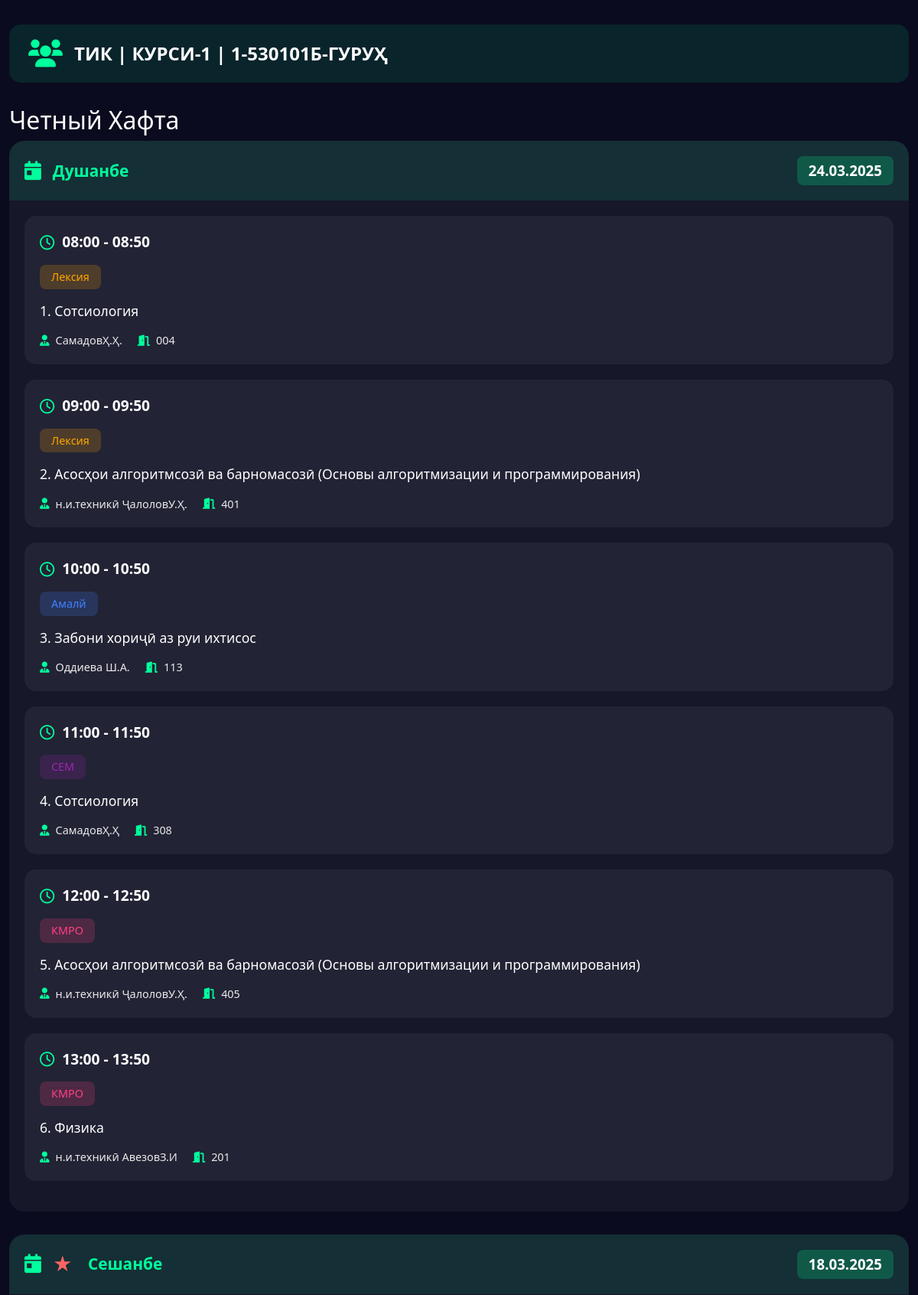
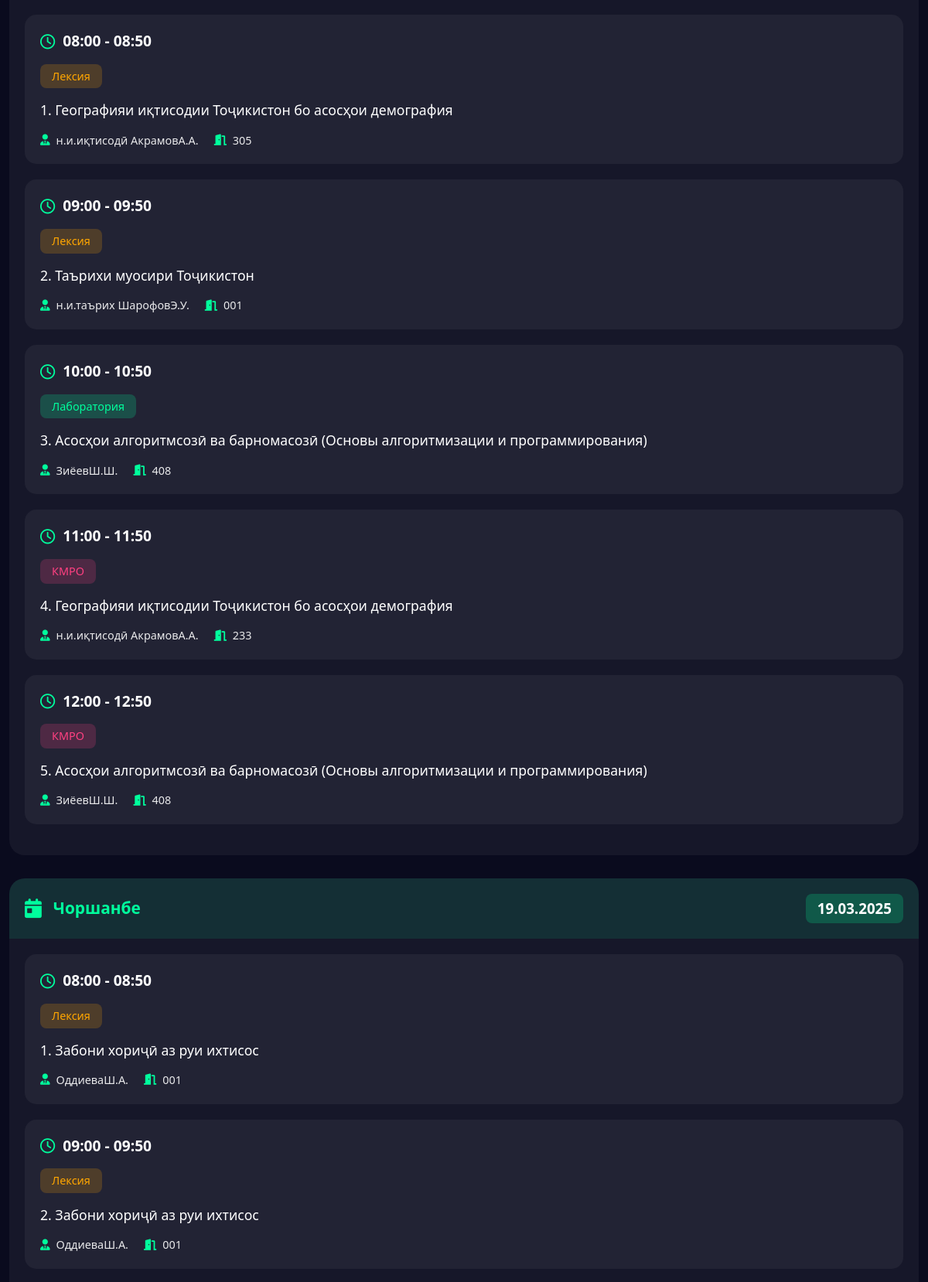
The page /ТИК/Курси-1/1-530101Б (upper part) on the database its author committed (2 pictures, top to bottom).
### tables this page shows
CREATE TABLE schedules (
        id INTEGER PRIMARY KEY AUTOINCREMENT,
        faculty TEXT NOT NULL,
        course TEXT NOT NULL,
        "group" TEXT NOT NULL,
        day TEXT NOT NULL,
        lesson_time TEXT NOT NULL,
        lesson_type TEXT,
        subject TEXT NOT NULL,
        teacher TEXT NOT NULL,
        room TEXT NOT NULL,
        week_type TEXT NOT NULL CHECK (week_type IN ('Четный', 'Нечетный'))
    );

### app.py (the view)
@app.route('/<faculty>/<course>/<group>')
def show_schedule(faculty, course, group):
    day = request.args.get('day')
    conn = get_db_connection()
    lessons = conn.execute('SELECT * FROM schedules WHERE faculty=? AND course=? AND "group"=?',
                          (faculty, course, group)).fetchall()
    conn.close()
    current_week_type = get_week_type()
    week_types = ['Четный', 'Нечетный'] if current_week_type == 'Четный' else ['Нечетный', 'Четный']
    schedule = {week_type: {} for week_type in week_types}
    week_dates = get_current_week_dates()
    ordered_days = DAYS_OF_WEEK  # Dushanbe birinchi keladi
    today = datetime.today().strftime('%d.%m.%Y')
    current_day = DAYS_OF_WEEK[datetime.today().weekday()]
    for week_type in week_types:
        for day_name in ordered_days:
            schedule[week_type][day_name] = {
                'date': week_dates[day_name],
                'weekday': DAYS_OF_WEEK.index(day_name),
                'lessons': [],
                'is_today': day_name == current_day and week_dates[day_name] == today and week_type == current_week_type
            }
    for lesson in lessons:
        day_name = lesson['day']
        week_type = lesson['week_type']
        if day_name in schedule[week_type]:
            schedule[week_type][day_name]['lessons'].append({
                'time': lesson['lesson_time'],
                'type': lesson['lesson_type'],
                'subject': lesson['subject'],
                'teacher': lesson['teacher'],
                'room': lesson['room']
            })
    return render_template('schedule.html', schedule=schedule, group=f"{faculty} | {course} | {group}-гуруҳ", day=day)

### app.py (called while the page is built)
def get_db_connection():
    conn = sqlite3.connect(DB_PATH)
    conn.row_factory = sqlite3.Row
    return conn

def get_current_week_dates():
    today = datetime.now()
    week_dates = {}
    for i in range(7):  # Bugundan boshlab 7 kun
        target_date = today + timedelta(days=i)
        weekday_num = target_date.weekday()
        day_name = DAYS_OF_WEEK[weekday_num]
        week_dates[day_name] = target_date.strftime("%d.%m.%Y")
    return week_dates

def get_week_type():
    today = datetime.today()
    week_number = today.isocalendar()[1]
    return 'Четный' if week_number % 2 == 0 else 'Нечетный'

### templates/schedule.html (shortened to what this page needs)
<!DOCTYPE html>
<html lang="tg">
<head>
    <link href="https://cdn.jsdelivr.net/npm/bootstrap@5.3.0/dist/css/bootstrap.min.css" rel="stylesheet">
    <link href="https://cdnjs.cloudflare.com/ajax/libs/font-awesome/6.0.0/css/all.min.css" rel="stylesheet">
    <link href="{{ url_for('static', filename='css/styles.css') }}" rel="stylesheet">
</head>
<body>
    <div class="container">
        <div class="group-header">
            <i class="fas fa-users group-icon"></i>
            <span class="group-name">{{ group }}</span>
        </div>
        {% for week_type, days in schedule.items() %}
            <form name="{{ week_type }}">
                <div class="week-section">
                    <h2>{{ week_type }} Хафта</h2>
                    {% for day_name, data in days.items() %}
                        {% if not day or day_name == day %}
                            <div class="day-card {% if data.lessons|length > 0 %}has-lessons{% else %}no-lessons{% endif %}">
                                <div class="day-header">
                                    <i class="fas fa-calendar-day"></i>
                                    {% if data.is_today %}
                                        <span class="today-marker">★</span>
                                    {% endif %}
                                    <span class="day-name">{{ day_name }}</span>
                                    <span class="day-date">{{ data.date }}</span>
                                </div>
                                <div class="lessons-container">
                                    {% if data.weekday == 6 %}
                                        <div class="no-lessons sunday">
                                            <i class="fas fa-coffee"></i>
                                            <p>Дарс мавҷуд емас!</p>
                                        </div>
                                    {% elif data.lessons|length > 0 %}
                                        {% for lesson in data.lessons %}
                                            <div class="lesson-card">
                                                <div class="lesson-time">
                                                    <i class="far fa-clock clock-icon"></i>
                                                    {{ lesson.time }}
                                                </div>
                                                <div class="lesson-type {{ lesson.type|lower }}">
                                                    {{ lesson.type }}
                                                </div>
                                                <div class="lesson-subject">
                                                    {{ lesson.subject }}
                                                </div>
                                                <div class="lesson-details">
                                                    <div class="lesson-teacher">
                                                        <i class="fas fa-user-tie"></i>
                                                        {{ lesson.teacher }}
                                                    </div>
                                                    <div class="lesson-room">
                                                        <i class="fas fa-door-open"></i>
                                                        {{ lesson.room }}
                                                    </div>
                                                </div>
                                            </div>
                                        {% endfor %}
                                    {% else %}
                                        <div class="no-lessons">
                                            <i class="fas fa-calendar-xmark"></i>
                                            <p>Дар ин рӯз жадвали дарсӣ вуҷуд надорад!</p>
                                        </div>
                                    {% endif %}
                                </div>
                            </div>
                        {% endif %}
                    {% endfor %}
                </div>
            </form>
        {% endfor %}
    </div>
</body>
</html>

### static/css/styles.css (style rules this page uses)
body { background-color: #0a0b1e; color: #ffffff; min-height: 100vh; font-family: 'Segoe UI', system-ui, -apple-system, sans-serif; }
.container { padding-top: 2rem; padding-bottom: 2rem; max-width: 1200px; }
.group-header { display: flex; align-items: center; gap: 15px; background: rgba(0, 255, 157, 0.1); padding: 20px 25px; border-radius: 15px; margin-bottom: 30px; font-size: 1.5em; font-weight: 600; }
.group-header .group-icon { color: #00ff9d; font-size: 1.5em; }
.group-header .group-name { color: #ffffff; text-transform: uppercase; }
form { margin-bottom: 40px; }
.day-card { background: rgba(255, 255, 255, 0.05); border-radius: 20px; margin-bottom: 30px; overflow: hidden; }
.day-card.has-lessons .day-header { background: rgba(0, 255, 157, 0.1); color: #00ff9d; }
.day-header { padding: 20px; display: flex; align-items: center; gap: 15px; font-size: 1.3em; font-weight: 600; }
.day-header i { font-size: 1.2em; }
.day-header .today-marker { font-size: 1.2em; margin-right: 5px; }
.day-card.has-lessons .day-header .today-marker { color: #ff6464; }
.day-header .day-name { margin-right: auto; }
.day-header .day-date { font-size: 0.9em; padding: 5px 15px; border-radius: 8px; color: #ffffff; }
.day-card.has-lessons .day-header .day-date { background: rgba(0, 255, 157, 0.2); }
.lessons-container { padding: 20px; }
.lesson-card { background: rgba(255, 255, 255, 0.05); border-radius: 15px; padding: 20px; margin-bottom: 20px; transition: transform 0.3s ease, background 0.3s ease; }
.lesson-time { font-size: 1.2em; font-weight: 600; color: #ffffff; margin-bottom: 15px; display: flex; align-items: center; gap: 10px; }
.lesson-time .clock-icon { color: #00ff9d; }
.lesson-type { display: inline-block; padding: 5px 15px; border-radius: 8px; font-size: 0.9em; margin-bottom: 15px; }
.lesson-type.лексия { background: rgba(255, 166, 0, 0.2); color: #ffa600; }
.lesson-type.лаборатория { background: rgba(0, 255, 157, 0.2); color: #00ff9d; }
.lesson-type.амалй { background: rgba(64, 128, 255, 0.2); color: #4080ff; }
.lesson-type.кмро { background: rgba(255, 64, 129, 0.2); color: #ff4081; }
.lesson-type.сем { background: rgba(156, 39, 176, 0.2); color: #9c27b0; }
.lesson-subject { font-size: 1.1em; font-weight: 500; margin-bottom: 15px; color: #ffffff; word-break: break-word; }
.lesson-details { display: flex; gap: 20px; color: rgba(255, 255, 255, 0.9); font-size: 0.9em; }
.lesson-teacher, .lesson-room { display: flex; align-items: center; gap: 8px; }
.lesson-teacher i, .lesson-room i { color: #00ff9d; }

### rows shown on the page
schedules: time "08:00 - 08:50", type "Лексия", subject "1. Сотсиология", teacher "СамадовҲ.Ҳ.", room "004"
schedules: time "09:00 - 09:50", type "Лексия", subject "2. Асосҳои алгоритмсозӣ ва барномасозӣ (Основы алгоритмизации и программирования)", teacher "н.и.техникӣ ҶалоловУ.Ҳ.", room "401"
schedules: time "10:00 - 10:50", type "Амалй", subject "3. Забони хориҷӣ аз руи ихтисос", teacher "Оддиева Ш.А.", room "113"
schedules: time "11:00 - 11:50", type "СЕМ", subject "4. Сотсиология", teacher "СамадовҲ.Ҳ", room "308"
schedules: time "12:00 - 12:50", type "КМРО", subject "5. Асосҳои алгоритмсозӣ ва барномасозӣ (Основы алгоритмизации и программирования)", teacher "н.и.техникӣ ҶалоловУ.Ҳ.", room "405"
schedules: time "13:00 - 13:50", type "КМРО", subject "6. Физика", teacher "н.и.техникӣ АвезовЗ.И", room "201"
schedules: time "08:00 - 08:50", type "Лексия", subject "1. Географияи иқтисодии Тоҷикистон бо асосҳои демография", teacher "н.и.иқтисодӣ АкрамовА.А.", room "305"
schedules: time "09:00 - 09:50", type "Лексия", subject "2. Таърихи муосири Тоҷикистон", teacher "н.и.таърих ШарофовЭ.У.", room "001"
schedules: time "10:00 - 10:50", type "Лаборатория", subject "3. Асосҳои алгоритмсозӣ ва барномасозӣ (Основы алгоритмизации и программирования)", teacher "ЗиёевШ.Ш.", room "408"
schedules: time "11:00 - 11:50", type "КМРО", subject "4. Географияи иқтисодии Тоҷикистон бо асосҳои демография", teacher "н.и.иқтисодӣ АкрамовА.А.", room "233"
schedules: time "12:00 - 12:50", type "КМРО", subject "5. Асосҳои алгоритмсозӣ ва барномасозӣ (Основы алгоритмизации и программирования)", teacher "ЗиёевШ.Ш.", room "408"
schedules: time "08:00 - 08:50", type "Лексия", subject "1. Забони хориҷӣ аз руи ихтисос", teacher "ОддиеваШ.А.", room "001"
schedules: time "09:00 - 09:50", type "Лексия", subject "2. Забони хориҷӣ аз руи ихтисос", teacher "ОддиеваШ.А.", room "001"

### other values the page prints
{{ group }} "ТИК | КУРСИ-1 | 1-530101Б-ГУРУҲ"
{{ week_type }} "Четный"
{{ day_name }} "Душанбе" "Сешанбе" "Чоршанбе"
{{ data.date }} "24.03.2025" "18.03.2025" "19.03.2025"
